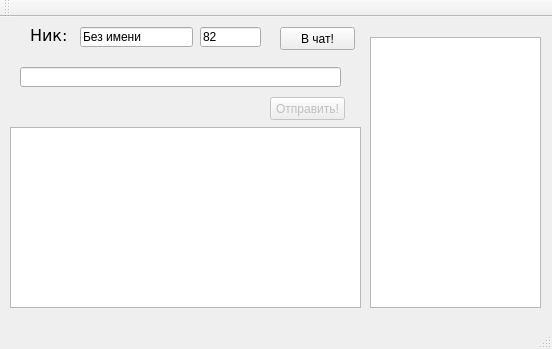
<?xml version="1.0" encoding="UTF-8"?>
<ui version="4.0">
 <class>MainWindow</class>
 <widget class="QMainWindow" name="MainWindow">
  <property name="geometry">
   <rect>
    <x>0</x>
    <y>0</y>
    <width>552</width>
    <height>349</height>
   </rect>
  </property>
  <property name="windowTitle">
   <string>QtNetwork Demo - UDP чат</string>
  </property>
  <widget class="QWidget" name="centralWidget">
   <widget class="QLineEdit" name="nicknameEdit">
    <property name="geometry">
     <rect>
      <x>80</x>
      <y>10</y>
      <width>113</width>
      <height>20</height>
     </rect>
    </property>
    <property name="text">
     <string>Без имени</string>
    </property>
   </widget>
   <widget class="QLabel" name="label">
    <property name="geometry">
     <rect>
      <x>30</x>
      <y>10</y>
      <width>46</width>
      <height>16</height>
     </rect>
    </property>
    <property name="font">
     <font>
      <family>Verdana</family>
      <pointsize>12</pointsize>
     </font>
    </property>
    <property name="text">
     <string>Ник:</string>
    </property>
   </widget>
   <widget class="QPushButton" name="enterChatButton">
    <property name="geometry">
     <rect>
      <x>280</x>
      <y>10</y>
      <width>75</width>
      <height>23</height>
     </rect>
    </property>
    <property name="text">
     <string>В чат!</string>
    </property>
   </widget>
   <widget class="QLineEdit" name="portNumEdit">
    <property name="geometry">
     <rect>
      <x>200</x>
      <y>10</y>
      <width>61</width>
      <height>20</height>
     </rect>
    </property>
    <property name="text">
     <string>82</string>
    </property>
   </widget>
   <widget class="QLineEdit" name="messageEdit">
    <property name="geometry">
     <rect>
      <x>20</x>
      <y>50</y>
      <width>321</width>
      <height>20</height>
     </rect>
    </property>
   </widget>
   <widget class="QPushButton" name="sendButton">
    <property name="enabled">
     <bool>false</bool>
    </property>
    <property name="geometry">
     <rect>
      <x>270</x>
      <y>80</y>
      <width>75</width>
      <height>23</height>
     </rect>
    </property>
    <property name="text">
     <string>Отправить!</string>
    </property>
   </widget>
   <widget class="QPlainTextEdit" name="plainTextEdit">
    <property name="geometry">
     <rect>
      <x>10</x>
      <y>110</y>
      <width>351</width>
      <height>181</height>
     </rect>
    </property>
   </widget>
   <widget class="QListWidget" name="onlineList">
    <property name="geometry">
     <rect>
      <x>370</x>
      <y>20</y>
      <width>171</width>
      <height>271</height>
     </rect>
    </property>
   </widget>
  </widget>
  <widget class="QMenuBar" name="menuBar">
   <property name="geometry">
    <rect>
     <x>0</x>
     <y>0</y>
     <width>552</width>
     <height>21</height>
    </rect>
   </property>
  </widget>
  <widget class="QToolBar" name="mainToolBar">
   <attribute name="toolBarArea">
    <enum>TopToolBarArea</enum>
   </attribute>
   <attribute name="toolBarBreak">
    <bool>false</bool>
   </attribute>
  </widget>
  <widget class="QStatusBar" name="statusBar"/>
 </widget>
 <layoutdefault spacing="6" margin="11"/>
 <resources/>
 <connections/>
 <slots>
  <slot>refreshOnlineList()</slot>
 </slots>
</ui>
